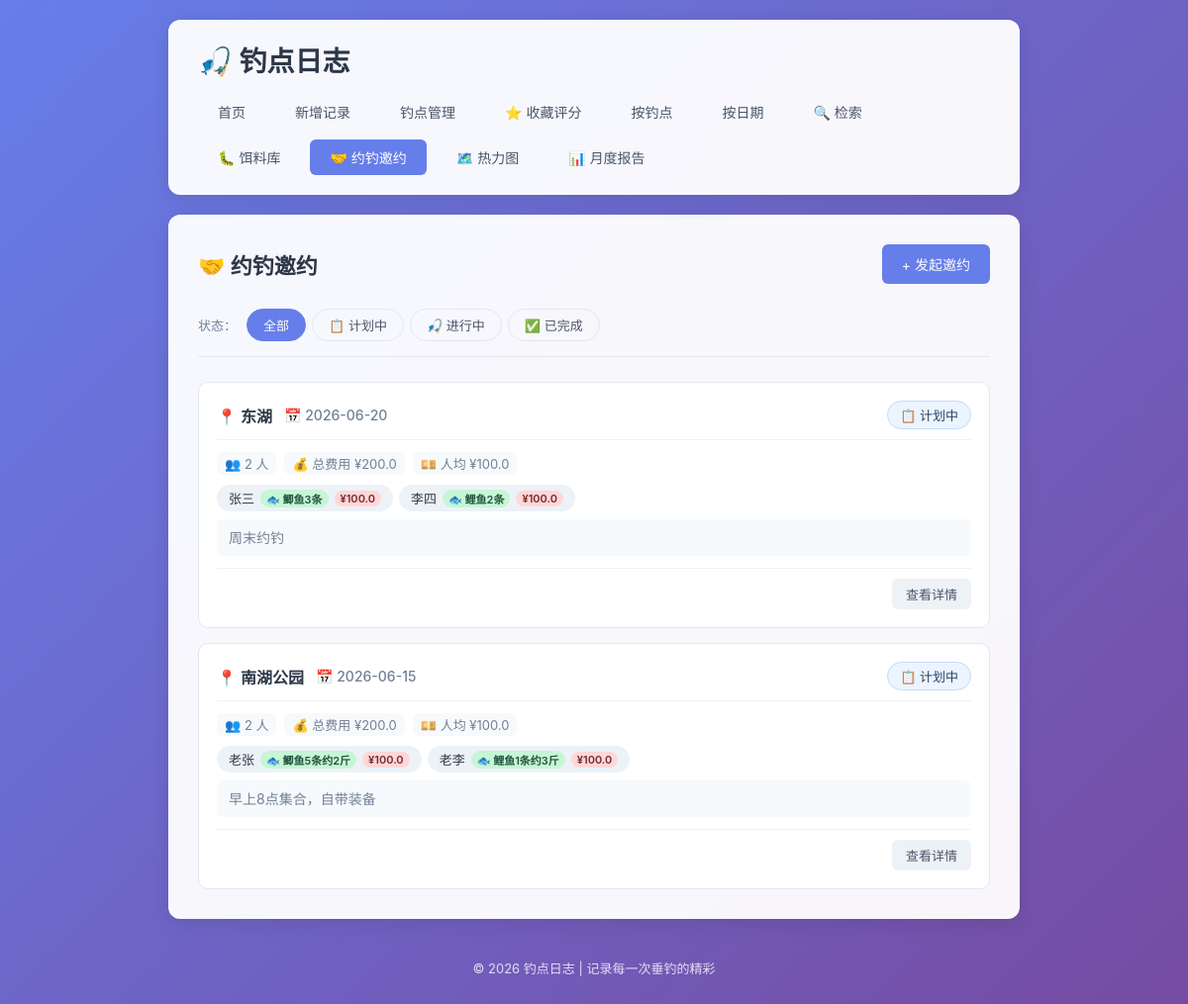
/invitations, run on an earlier commit of the app's database.
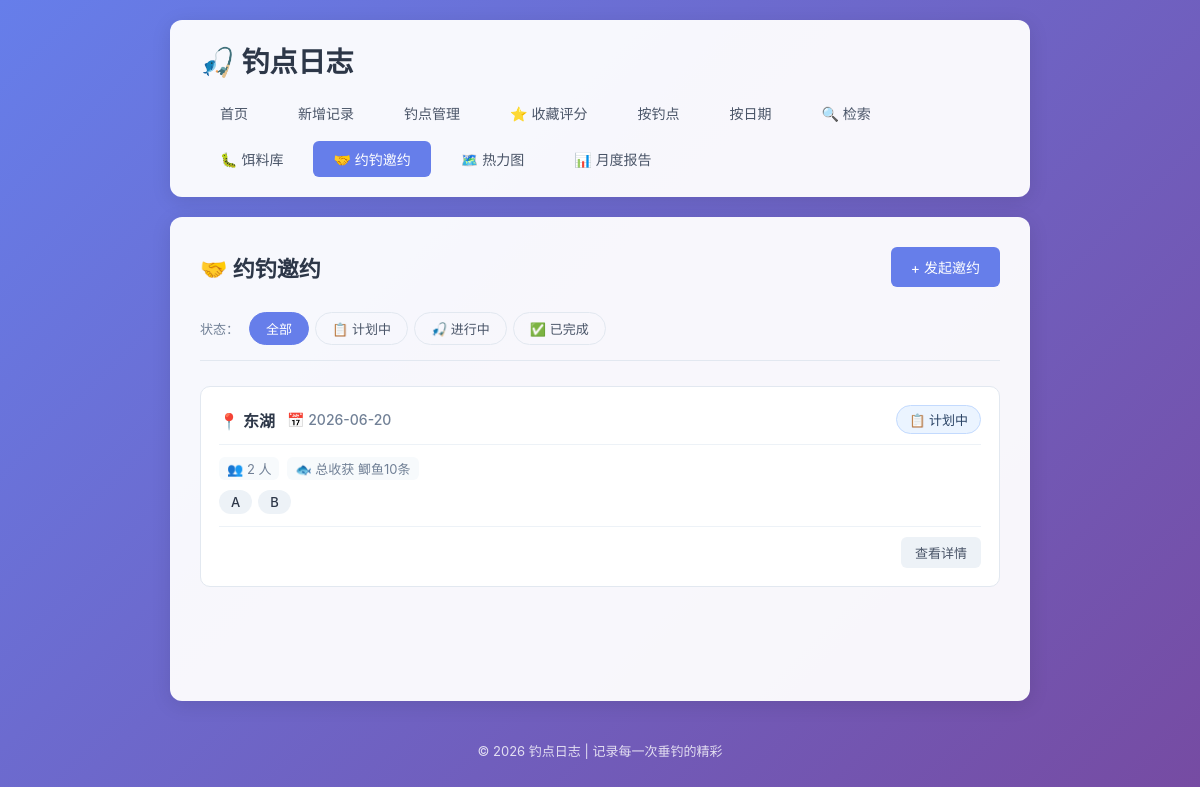
And on a later commit of the database.
### tables this page shows
CREATE TABLE fishing_invitations (
            id INTEGER PRIMARY KEY AUTOINCREMENT,
            spot TEXT NOT NULL,
            date DATE NOT NULL,
            notes TEXT,
            status TEXT DEFAULT 'planned',
            total_cost REAL DEFAULT 0,
            created_at TIMESTAMP DEFAULT CURRENT_TIMESTAMP
        , total_harvest TEXT);

CREATE TABLE invitation_members (
            id INTEGER PRIMARY KEY AUTOINCREMENT,
            invitation_id INTEGER NOT NULL,
            name TEXT NOT NULL,
            harvest_detail TEXT,
            cost_share REAL DEFAULT 0,
            created_at TIMESTAMP DEFAULT CURRENT_TIMESTAMP,
            FOREIGN KEY (invitation_id) REFERENCES fishing_invitations(id) ON DELETE CASCADE
        );

### app.py (the view)
@app.route('/invitations')
def invitations_list():
    conn = get_db()
    filter_status = request.args.get('status', 'all')
    query = '''
        SELECT i.*,
               (SELECT COUNT(*) FROM invitation_members m WHERE m.invitation_id = i.id) as member_count
        FROM fishing_invitations i
    '''
    params = []
    conditions = []
    if filter_status != 'all':
        conditions.append('i.status = ?')
        params.append(filter_status)
    if conditions:
        query += ' WHERE ' + ' AND '.join(conditions)
    query += ' ORDER BY i.date DESC, i.id DESC'
    invitations = conn.execute(query, params).fetchall()
    inv_list = []
    for inv in invitations:
        inv_dict = dict(inv)
        members = conn.execute(
            'SELECT * FROM invitation_members WHERE invitation_id = ? ORDER BY id',
            (inv['id'],)
        ).fetchall()
        inv_dict['members'] = [dict(m) for m in members]
        member_count = len(members)
        total_cost = inv_dict.get('total_cost') or 0
        inv_dict['avg_cost'] = round(total_cost / member_count, 2) if member_count > 0 and total_cost > 0 else 0
        total_harvest = inv_dict.get('total_harvest') or ''
        inv_dict['total_harvest_display'] = total_harvest if total_harvest else ''
        if total_harvest:
            harvest_val = parse_harvest_value(total_harvest)
            inv_dict['avg_harvest'] = round(harvest_val / member_count, 2) if member_count > 0 and harvest_val > 0 else 0
        else:
            inv_dict['avg_harvest'] = 0
        members_with_harvest = [m for m in inv_dict['members'] if m.get('harvest_detail')]
        inv_dict['members_with_harvest_count'] = len(members_with_harvest)
        inv_list.append(inv_dict)
    conn.close()
    return render_template('invitations.html', invitations=inv_list, filter_status=filter_status)

### app.py (called while the page is built, shortened)
def get_db():
    conn = sqlite3.connect(DB_PATH)
    conn.row_factory = sqlite3.Row
    return conn

def parse_harvest_value(harvest_str):
    if not harvest_str:
        return 0
    harvest_str = str(harvest_str).strip()
    if not harvest_str:
        return 0
    zero_keywords = [
        '空军', '白板', '打龟', '空手', '空竿', '光头',
        '没钓到', '无收获', '零收获', '零', '0', '打飞机',
        '参军', '空', '龟', '白跑一趟', '参军了', '空军了'
    ]
    lower_str = harvest_str.lower()
    for kw in zero_keywords:
        if kw.lower() in lower_str:
            return 0

### templates/invitations.html (shortened to what this page needs)
{% extends 'base.html' %}
{% block content %}
    <div class="page-header">
        <h2>🤝 约钓邀约</h2>
        <a href="{{ url_for('add_invitation') }}" class="btn btn-primary">+ 发起邀约</a>
    </div>
    <div class="filter-bar">
        <div class="filter-group">
            <span class="filter-label">状态：</span>
            <a href="{{ url_for('invitations_list', status='all') }}" class="filter-btn {% if filter_status == 'all' %}active{% endif %}">全部</a>
            <a href="{{ url_for('invitations_list', status='planned') }}" class="filter-btn {% if filter_status == 'planned' %}active{% endif %}">📋 计划中</a>
            <a href="{{ url_for('invitations_list', status='ongoing') }}" class="filter-btn {% if filter_status == 'ongoing' %}active{% endif %}">🎣 进行中</a>
            <a href="{{ url_for('invitations_list', status='completed') }}" class="filter-btn {% if filter_status == 'completed' %}active{% endif %}">✅ 已完成</a>
        </div>
    </div>
    {% if invitations %}
        <div class="invitation-list">
            {% for inv in invitations %}
                <div class="invitation-card">
                    <div class="invitation-card-header">
                        <div class="invitation-card-title">
                            <span class="invitation-spot">📍 {{ inv['spot'] }}</span>
                            <span class="invitation-date">📅 {{ inv['date'] }}</span>
                        </div>
                        <span class="invitation-status status-{{ inv['status'] }}">
                            {% if inv['status'] == 'planned' %}📋 计划中
                            {% elif inv['status'] == 'ongoing' %}🎣 进行中
                            {% elif inv['status'] == 'completed' %}✅ 已完成
                            {% endif %}
                        </span>
                    </div>
                    <div class="invitation-card-body">
                        <div class="invitation-meta">
                            <span class="meta-item">👥 {{ inv['member_count'] }} 人</span>
                            {% if inv['total_harvest'] %}
                                <span class="meta-item">🐟 总收获 {{ inv['total_harvest'] }}</span>
                            {% endif %}
                            {% if inv['total_cost'] and inv['total_cost'] > 0 %}
                                <span class="meta-item">💰 总费用 ¥{{ inv['total_cost'] }}</span>
                                {% if inv['avg_cost'] > 0 %}
                                <span class="meta-item">💴 人均 ¥{{ inv['avg_cost'] }}</span>
                                {% endif %}
                            {% endif %}
                        </div>
                        {% if inv['members'] %}
                            <div class="invitation-member-preview">
                                {% for m in inv['members'] %}
                                    <span class="member-tag">
                                        <span class="member-name">{{ m['name'] }}</span>
                                        {% if m['harvest_detail'] %}<span class="member-harvest-badge">🐟 {{ m['harvest_detail'] }}</span>{% endif %}
                                        {% if m['cost_share'] and m['cost_share'] > 0 %}<span class="member-cost-badge">¥{{ m['cost_share'] }}</span>{% endif %}
                                    </span>
                                {% endfor %}
                            </div>
                        {% endif %}
                        {% if inv['notes'] %}
                            <div class="invitation-notes">{{ inv['notes'] }}</div>
                        {% endif %}
                    </div>
                    <div class="invitation-card-footer">
                        <a href="{{ url_for('invitations_detail', inv_id=inv['id']) }}" class="btn btn-small">查看详情</a>
                    </div>
                </div>
            {% endfor %}
        </div>
    {% else %}
        <div class="empty-state">
            <p>还没有约钓邀约，快去发起第一个吧！</p>
            <a href="{{ url_for('add_invitation') }}" class="btn btn-primary">+ 发起邀约</a>
        </div>
    {% endif %}
{% endblock %}

### templates/base.html (shortened to what this page needs)
<!DOCTYPE html>
<html lang="zh-CN">
<head>
    <link rel="stylesheet" href="{{ url_for('static', filename='style.css') }}">
</head>
<body>
    <div class="container">
        <header>
            <h1>🎣 钓点日志</h1>
            <nav>
                <a href="{{ url_for('index') }}" class="{% if request.endpoint == 'index' %}active{% endif %}">首页</a>
                <a href="{{ url_for('add_log') }}" class="{% if request.endpoint == 'add_log' %}active{% endif %}">新增记录</a>
                <a href="{{ url_for('spots_list') }}" class="{% if request.endpoint in ['spots_list', 'spot_detail', 'add_spot', 'edit_spot'] %}active{% endif %}">钓点管理</a>
                <a href="{{ url_for('spots_list', filter='favorite') }}" class="{% if request.endpoint == 'spots_list' and request.args.get('filter') == 'favorite' %}active{% endif %}">⭐ 收藏评分</a>
                <a href="{{ url_for('by_spot') }}" class="{% if request.endpoint == 'by_spot' %}active{% endif %}">按钓点</a>
                <a href="{{ url_for('by_date') }}" class="{% if request.endpoint == 'by_date' %}active{% endif %}">按日期</a>
                <a href="{{ url_for('search_logs') }}" class="{% if request.endpoint == 'search_logs' %}active{% endif %}">🔍 检索</a>
                <a href="{{ url_for('baits_list') }}" class="{% if request.endpoint in ['baits_list', 'add_bait', 'edit_bait'] %}active{% endif %}">🐛 饵料库</a>
                <a href="{{ url_for('invitations_list') }}" class="{% if request.endpoint in ['invitations_list', 'add_invitation', 'invitations_detail', 'edit_invitation'] %}active{% endif %}">🤝 约钓邀约</a>
                <a href="{{ url_for('heatmap') }}" class="{% if request.endpoint == 'heatmap' %}active{% endif %}">🗺️ 热力图</a>
                <a href="{{ url_for('monthly_report') }}" class="{% if request.endpoint == 'monthly_report' %}active{% endif %}">📊 月度报告</a>
            </nav>
        </header>
        <main>
            {% block content %}{% endblock %}
        </main>
        <footer>
            <p>© 2026 钓点日志 | 记录每一次垂钓的精彩</p>
        </footer>
    </div>
</body>
</html>

### static/style.css (style rules this page uses)
* { margin: 0; padding: 0; box-sizing: border-box; }
body { font-family: -apple-system, BlinkMacSystemFont, 'Segoe UI', 'PingFang SC', 'Microsoft YaHei', sans-serif; background: linear-gradient(135deg, #667eea 0%, #764ba2 100%); min-height: 100vh; color: #333; }
.container { max-width: 900px; margin: 0 auto; padding: 20px; min-height: 100vh; display: flex; flex-direction: column; }
header { background: rgba(255, 255, 255, 0.95); border-radius: 12px; padding: 20px 30px; margin-bottom: 20px; box-shadow: 0 4px 20px rgba(0, 0, 0, 0.1); }
header h1 { font-size: 28px; color: #2d3748; margin-bottom: 15px; }
nav { display: flex; gap: 10px; flex-wrap: wrap; }
nav a { padding: 8px 20px; text-decoration: none; color: #4a5568; border-radius: 6px; transition: all 0.2s ease; font-size: 14px; }
nav a.active { background: #667eea; color: white; }
main { flex: 1; background: rgba(255, 255, 255, 0.95); border-radius: 12px; padding: 30px; box-shadow: 0 4px 20px rgba(0, 0, 0, 0.1); }
.page-header { display: flex; justify-content: space-between; align-items: center; margin-bottom: 25px; flex-wrap: wrap; gap: 15px; }
.page-header h2 { color: #2d3748; font-size: 22px; }
.btn { display: inline-block; padding: 10px 20px; border: none; border-radius: 6px; text-decoration: none; font-size: 14px; cursor: pointer; transition: all 0.2s ease; font-family: inherit; }
.btn-primary { background: #667eea; color: white; }
.btn-small { padding: 6px 14px; font-size: 13px; background: #edf2f7; color: #4a5568; }
.filter-bar { display: flex; gap: 8px; margin-bottom: 25px; flex-wrap: wrap; padding-bottom: 15px; border-bottom: 1px solid #e2e8f0; }
.filter-btn { padding: 6px 16px; border: 1px solid #e2e8f0; border-radius: 20px; text-decoration: none; font-size: 13px; color: #4a5568; transition: all 0.2s ease; }
.filter-btn.active { background: #667eea; color: white; border-color: #667eea; }
.filter-group { display: flex; align-items: center; gap: 6px; flex-wrap: wrap; }
.filter-label { font-size: 13px; color: #718096; font-weight: 500; margin-right: 4px; }
footer { text-align: center; padding: 20px; color: rgba(255, 255, 255, 0.8); font-size: 13px; margin-top: 20px; }
.meta-item { font-size: 13px; color: #718096; padding: 2px 8px; background: #f7fafc; border-radius: 6px; }
.invitation-list { display: grid; gap: 15px; }
.invitation-card { border: 1px solid #e2e8f0; border-radius: 10px; padding: 18px; transition: all 0.25s ease; background: #fff; }
.invitation-card-header { display: flex; justify-content: space-between; align-items: center; margin-bottom: 12px; padding-bottom: 10px; border-bottom: 1px solid #edf2f7; }
.invitation-card-title { display: flex; align-items: center; gap: 12px; flex-wrap: wrap; }
.invitation-spot { font-size: 16px; font-weight: 600; color: #2d3748; }
.invitation-date { font-size: 14px; color: #718096; font-weight: 500; }
.invitation-status { display: inline-block; padding: 4px 12px; border-radius: 20px; font-size: 13px; font-weight: 500; }
.status-planned { background: #ebf4ff; color: #2a4365; border: 1px solid #c3dafe; }
.invitation-card-body { margin-bottom: 12px; }
.invitation-meta { display: flex; flex-wrap: wrap; gap: 8px; margin-bottom: 10px; }
.invitation-member-preview { display: flex; flex-wrap: wrap; gap: 6px; margin-bottom: 8px; }
.member-tag { display: inline-block; padding: 4px 12px; background: #edf2f7; color: #4a5568; border-radius: 16px; font-size: 13px; font-weight: 500; display: inline-flex; align-items: center; gap: 6px; }
.member-tag .member-name { color: #2d3748; }
.invitation-card-footer { text-align: right; padding-top: 10px; border-top: 1px solid #edf2f7; }

What changed in the data, as far as the page shows it:
removed fishing_invitations: spot "东湖", date "2026-06-20", status "📋 计划中", member_count "2", total_cost "200.0", avg_cost "100.0", notes "周末约钓"
removed invitation_members: name "张三", harvest_detail "鲫鱼3条", cost_share "100.0", shown under "东湖"
removed invitation_members: name "李四", harvest_detail "鲤鱼2条", cost_share "100.0", shown under "东湖"
removed fishing_invitations: spot "南湖公园", date "2026-06-15", status "📋 计划中", member_count "2", total_cost "200.0", avg_cost "100.0", notes "早上8点集合，自带装备"
removed invitation_members: name "老张", harvest_detail "鲫鱼5条约2斤", cost_share "100.0", shown under "南湖公园"
removed invitation_members: name "老李", harvest_detail "鲤鱼1条约3斤", cost_share "100.0", shown under "南湖公园"
added fishing_invitations: spot "东湖", date "2026-06-20", status "📋 计划中", member_count "2", total_harvest "鲫鱼10条"
added invitation_members: name "A", shown under "东湖"
added invitation_members: name "B", shown under "东湖"
